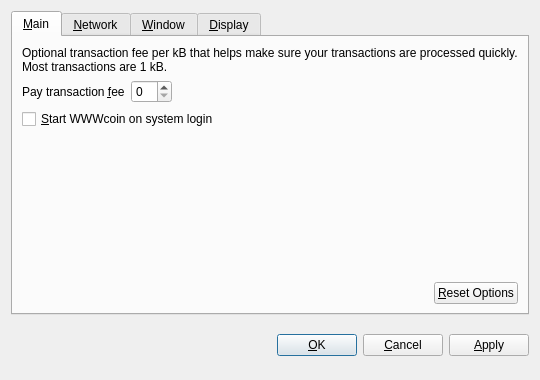
<?xml version="1.0" encoding="UTF-8"?>
<ui version="4.0">
 <class>OptionsDialog</class>
 <widget class="QDialog" name="OptionsDialog">
  <property name="geometry">
   <rect>
    <x>0</x>
    <y>0</y>
    <width>540</width>
    <height>380</height>
   </rect>
  </property>
  <property name="windowTitle">
   <string>Options</string>
  </property>
  <property name="modal">
   <bool>true</bool>
  </property>
  <layout class="QVBoxLayout" name="verticalLayout">
   <item>
    <widget class="QTabWidget" name="tabWidget">
     <property name="tabPosition">
      <enum>QTabWidget::North</enum>
     </property>
     <property name="currentIndex">
      <number>0</number>
     </property>
     <widget class="QWidget" name="tabMain">
      <attribute name="title">
       <string>&amp;Main</string>
      </attribute>
      <layout class="QVBoxLayout" name="verticalLayout_Main">
       <item>
        <widget class="QLabel" name="transactionFeeInfoLabel">
         <property name="text">
          <string>Optional transaction fee per kB that helps make sure your transactions are processed quickly. Most transactions are 1 kB.</string>
         </property>
         <property name="textFormat">
          <enum>Qt::PlainText</enum>
         </property>
         <property name="wordWrap">
          <bool>true</bool>
         </property>
        </widget>
       </item>
       <item>
        <layout class="QHBoxLayout" name="horizontalLayout_1_Main">
         <item>
          <widget class="QLabel" name="transactionFeeLabel">
           <property name="text">
            <string>Pay transaction &amp;fee</string>
           </property>
           <property name="textFormat">
            <enum>Qt::PlainText</enum>
           </property>
           <property name="buddy">
            <cstring>transactionFee</cstring>
           </property>
          </widget>
         </item>
         <item>
          <widget class="BitcoinAmountField" name="transactionFee"/>
         </item>
         <item>
          <spacer name="horizontalSpacer_1_Main">
           <property name="orientation">
            <enum>Qt::Horizontal</enum>
           </property>
           <property name="sizeHint" stdset="0">
            <size>
             <width>40</width>
             <height>20</height>
            </size>
           </property>
          </spacer>
         </item>
        </layout>
       </item>
       <item>
        <widget class="QCheckBox" name="bitcoinAtStartup">
         <property name="toolTip">
          <string>Automatically start WWWcoin after logging in to the system.</string>
         </property>
         <property name="text">
          <string>&amp;Start WWWcoin on system login</string>
         </property>
        </widget>
       </item>
       <item>
        <spacer name="verticalSpacer_Main">
         <property name="orientation">
          <enum>Qt::Vertical</enum>
         </property>
         <property name="sizeHint" stdset="0">
          <size>
           <width>20</width>
           <height>40</height>
          </size>
         </property>
        </spacer>
       </item>
       <item>
        <layout class="QHBoxLayout" name="horizontalLayout_2_Main">
         <item>
          <spacer name="horizontalSpacer_2_Main">
           <property name="orientation">
            <enum>Qt::Horizontal</enum>
           </property>
           <property name="sizeHint" stdset="0">
            <size>
             <width>40</width>
             <height>20</height>
            </size>
           </property>
          </spacer>
         </item>
         <item>
          <widget class="QPushButton" name="resetButton">
           <property name="toolTip">
            <string>Reset all client options to default.</string>
           </property>
           <property name="text">
            <string>&amp;Reset Options</string>
           </property>
           <property name="autoDefault">
            <bool>false</bool>
           </property>
          </widget>
         </item>
        </layout>
       </item>
      </layout>
     </widget>
     <widget class="QWidget" name="tabNetwork">
      <attribute name="title">
       <string>&amp;Network</string>
      </attribute>
      <layout class="QVBoxLayout" name="verticalLayout_Network">
       <item>
        <widget class="QCheckBox" name="mapPortUpnp">
         <property name="toolTip">
          <string>Automatically open the WWWcoin client port on the router. This only works when your router supports UPnP and it is enabled.</string>
         </property>
         <property name="text">
          <string>Map port using &amp;UPnP</string>
         </property>
        </widget>
       </item>
       <item>
        <widget class="QCheckBox" name="connectSocks">
         <property name="toolTip">
          <string>Connect to the WWWcoin network through a SOCKS proxy (e.g. when connecting through Tor).</string>
         </property>
         <property name="text">
          <string>&amp;Connect through SOCKS proxy:</string>
         </property>
        </widget>
       </item>
       <item>
        <layout class="QHBoxLayout" name="horizontalLayout_Network">
         <item>
          <widget class="QLabel" name="proxyIpLabel">
           <property name="text">
            <string>Proxy &amp;IP:</string>
           </property>
           <property name="textFormat">
            <enum>Qt::PlainText</enum>
           </property>
           <property name="buddy">
            <cstring>proxyIp</cstring>
           </property>
          </widget>
         </item>
         <item>
          <widget class="QValidatedLineEdit" name="proxyIp">
           <property name="maximumSize">
            <size>
             <width>140</width>
             <height>16777215</height>
            </size>
           </property>
           <property name="toolTip">
            <string>IP address of the proxy (e.g. 127.0.0.1)</string>
           </property>
          </widget>
         </item>
         <item>
          <widget class="QLabel" name="proxyPortLabel">
           <property name="text">
            <string>&amp;Port:</string>
           </property>
           <property name="textFormat">
            <enum>Qt::PlainText</enum>
           </property>
           <property name="buddy">
            <cstring>proxyPort</cstring>
           </property>
          </widget>
         </item>
         <item>
          <widget class="QLineEdit" name="proxyPort">
           <property name="maximumSize">
            <size>
             <width>55</width>
             <height>16777215</height>
            </size>
           </property>
           <property name="toolTip">
            <string>Port of the proxy (e.g. 9050)</string>
           </property>
          </widget>
         </item>
         <item>
          <widget class="QLabel" name="socksVersionLabel">
           <property name="text">
            <string>SOCKS &amp;Version:</string>
           </property>
           <property name="textFormat">
            <enum>Qt::PlainText</enum>
           </property>
           <property name="buddy">
            <cstring>socksVersion</cstring>
           </property>
          </widget>
         </item>
         <item>
          <widget class="QValueComboBox" name="socksVersion">
           <property name="toolTip">
            <string>SOCKS version of the proxy (e.g. 5)</string>
           </property>
          </widget>
         </item>
         <item>
          <spacer name="horizontalSpacer_Network">
           <property name="orientation">
            <enum>Qt::Horizontal</enum>
           </property>
           <property name="sizeHint" stdset="0">
            <size>
             <width>40</width>
             <height>20</height>
            </size>
           </property>
          </spacer>
         </item>
        </layout>
       </item>
       <item>
        <spacer name="verticalSpacer_Network">
         <property name="orientation">
          <enum>Qt::Vertical</enum>
         </property>
         <property name="sizeHint" stdset="0">
          <size>
           <width>20</width>
           <height>40</height>
          </size>
         </property>
        </spacer>
       </item>
      </layout>
     </widget>
     <widget class="QWidget" name="tabWindow">
      <attribute name="title">
       <string>&amp;Window</string>
      </attribute>
      <layout class="QVBoxLayout" name="verticalLayout_Window">
       <item>
        <widget class="QCheckBox" name="minimizeToTray">
         <property name="toolTip">
          <string>Show only a tray icon after minimizing the window.</string>
         </property>
         <property name="text">
          <string>&amp;Minimize to the tray instead of the taskbar</string>
         </property>
        </widget>
       </item>
       <item>
        <widget class="QCheckBox" name="minimizeOnClose">
         <property name="toolTip">
          <string>Minimize instead of exit the application when the window is closed. When this option is enabled, the application will be closed only after selecting Quit in the menu.</string>
         </property>
         <property name="text">
          <string>M&amp;inimize on close</string>
         </property>
        </widget>
       </item>
       <item>
        <spacer name="verticalSpacer_Window">
         <property name="orientation">
          <enum>Qt::Vertical</enum>
         </property>
         <property name="sizeHint" stdset="0">
          <size>
           <width>20</width>
           <height>40</height>
          </size>
         </property>
        </spacer>
       </item>
      </layout>
     </widget>
     <widget class="QWidget" name="tabDisplay">
      <attribute name="title">
       <string>&amp;Display</string>
      </attribute>
      <layout class="QVBoxLayout" name="verticalLayout_Display">
       <item>
        <layout class="QHBoxLayout" name="horizontalLayout_1_Display">
         <item>
          <widget class="QLabel" name="langLabel">
           <property name="text">
            <string>User Interface &amp;language:</string>
           </property>
           <property name="textFormat">
            <enum>Qt::PlainText</enum>
           </property>
           <property name="buddy">
            <cstring>lang</cstring>
           </property>
          </widget>
         </item>
         <item>
          <widget class="QValueComboBox" name="lang">
           <property name="toolTip">
            <string>The user interface language can be set here. This setting will take effect after restarting WWWcoin.</string>
           </property>
          </widget>
         </item>
        </layout>
       </item>
       <item>
        <layout class="QHBoxLayout" name="horizontalLayout_2_Display">
         <item>
          <widget class="QLabel" name="unitLabel">
           <property name="text">
            <string>&amp;Unit to show amounts in:</string>
           </property>
           <property name="textFormat">
            <enum>Qt::PlainText</enum>
           </property>
           <property name="buddy">
            <cstring>unit</cstring>
           </property>
          </widget>
         </item>
         <item>
          <widget class="QValueComboBox" name="unit">
           <property name="toolTip">
            <string>Choose the default subdivision unit to show in the interface and when sending coins.</string>
           </property>
          </widget>
         </item>
        </layout>
       </item>
       <item>
        <widget class="QCheckBox" name="displayAddresses">
         <property name="toolTip">
          <string>Whether to show WWWcoin addresses in the transaction list or not.</string>
         </property>
         <property name="text">
          <string>&amp;Display addresses in transaction list</string>
         </property>
        </widget>
       </item>
       <item>
        <widget class="QCheckBox" name="coinControlFeatures">
         <property name="toolTip">
          <string>Whether to show coin control features or not.</string>
         </property>
         <property name="text">
          <string>Display coin &amp;control features (experts only!)</string>
         </property>
        </widget>
       </item>
       <item>
        <spacer name="verticalSpacer_Display">
         <property name="orientation">
          <enum>Qt::Vertical</enum>
         </property>
         <property name="sizeHint" stdset="0">
          <size>
           <width>20</width>
           <height>40</height>
          </size>
         </property>
        </spacer>
       </item>
      </layout>
     </widget>
    </widget>
   </item>
   <item>
    <layout class="QHBoxLayout" name="horizontalLayout_Buttons">
     <item>
      <spacer name="horizontalSpacer_1">
       <property name="orientation">
        <enum>Qt::Horizontal</enum>
       </property>
       <property name="sizeHint" stdset="0">
        <size>
         <width>40</width>
         <height>48</height>
        </size>
       </property>
      </spacer>
     </item>
     <item>
      <widget class="QLabel" name="statusLabel">
       <property name="font">
        <font>
         <weight>75</weight>
         <bold>true</bold>
        </font>
       </property>
       <property name="text">
        <string/>
       </property>
       <property name="textFormat">
        <enum>Qt::PlainText</enum>
       </property>
       <property name="wordWrap">
        <bool>true</bool>
       </property>
      </widget>
     </item>
     <item>
      <spacer name="horizontalSpacer_2">
       <property name="orientation">
        <enum>Qt::Horizontal</enum>
       </property>
       <property name="sizeHint" stdset="0">
        <size>
         <width>40</width>
         <height>48</height>
        </size>
       </property>
      </spacer>
     </item>
     <item>
      <widget class="QPushButton" name="okButton">
       <property name="text">
        <string>&amp;OK</string>
       </property>
      </widget>
     </item>
     <item>
      <widget class="QPushButton" name="cancelButton">
       <property name="text">
        <string>&amp;Cancel</string>
       </property>
       <property name="autoDefault">
        <bool>false</bool>
       </property>
      </widget>
     </item>
     <item>
      <widget class="QPushButton" name="applyButton">
       <property name="text">
        <string>&amp;Apply</string>
       </property>
       <property name="autoDefault">
        <bool>false</bool>
       </property>
      </widget>
     </item>
    </layout>
   </item>
  </layout>
 </widget>
 <customwidgets>
  <customwidget>
   <class>BitcoinAmountField</class>
   <extends>QSpinBox</extends>
   <header>bitcoinamountfield.h</header>
  </customwidget>
  <customwidget>
   <class>QValueComboBox</class>
   <extends>QComboBox</extends>
   <header>qvaluecombobox.h</header>
  </customwidget>
  <customwidget>
   <class>QValidatedLineEdit</class>
   <extends>QLineEdit</extends>
   <header>qvalidatedlineedit.h</header>
  </customwidget>
 </customwidgets>
 <resources/>
 <connections/>
</ui>
